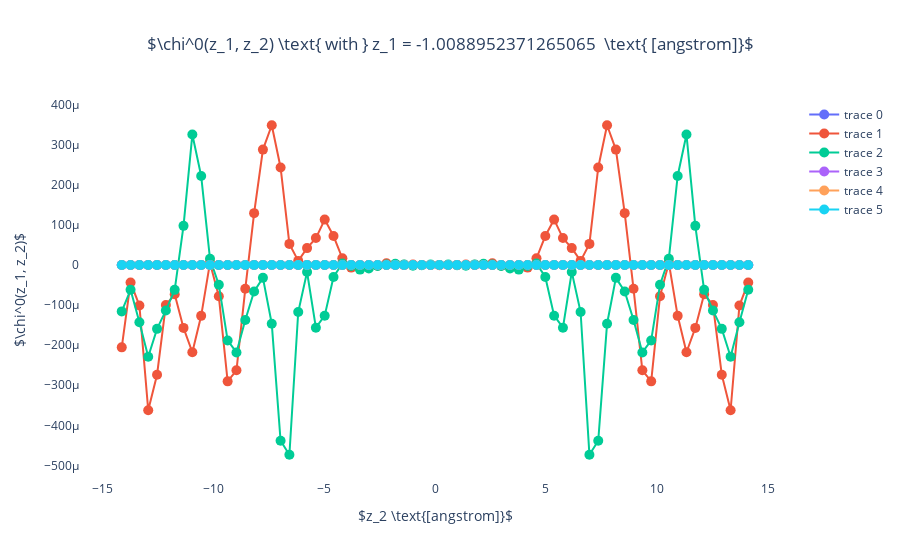

Notebook code cell kept with this figure:
### Code cell
a =28.249066639542185
fig = go.Figure()
X = np.linspace(-a/2, a/2, len(chi00z[0,:]))
z = 0
zeff = -(round(len(chi00z[:,0])/2)-z)*4.035580948506026/12
for i in range(6):
    xtitle = r'$z_2 \text{[angstrom]}$'
    fig.add_trace(go.Scatter(x = X, y = np.imag(chi00z[i]), mode = "lines+markers",marker=dict(
            size=10,
        ),))
    fig.update_layout(title_text = r'$\chi^0(z_1, z_2) \text{ with } z_1 = '+str(zeff)+r'  \text{ [angstrom]}$', title_x=0.5,xaxis_title= xtitle,
             yaxis_title = r'$\chi^0(z_1, z_2)$',paper_bgcolor='rgba(0,0,0,0)', plot_bgcolor='rgba(0,0,0,0)',)

fig.show()
